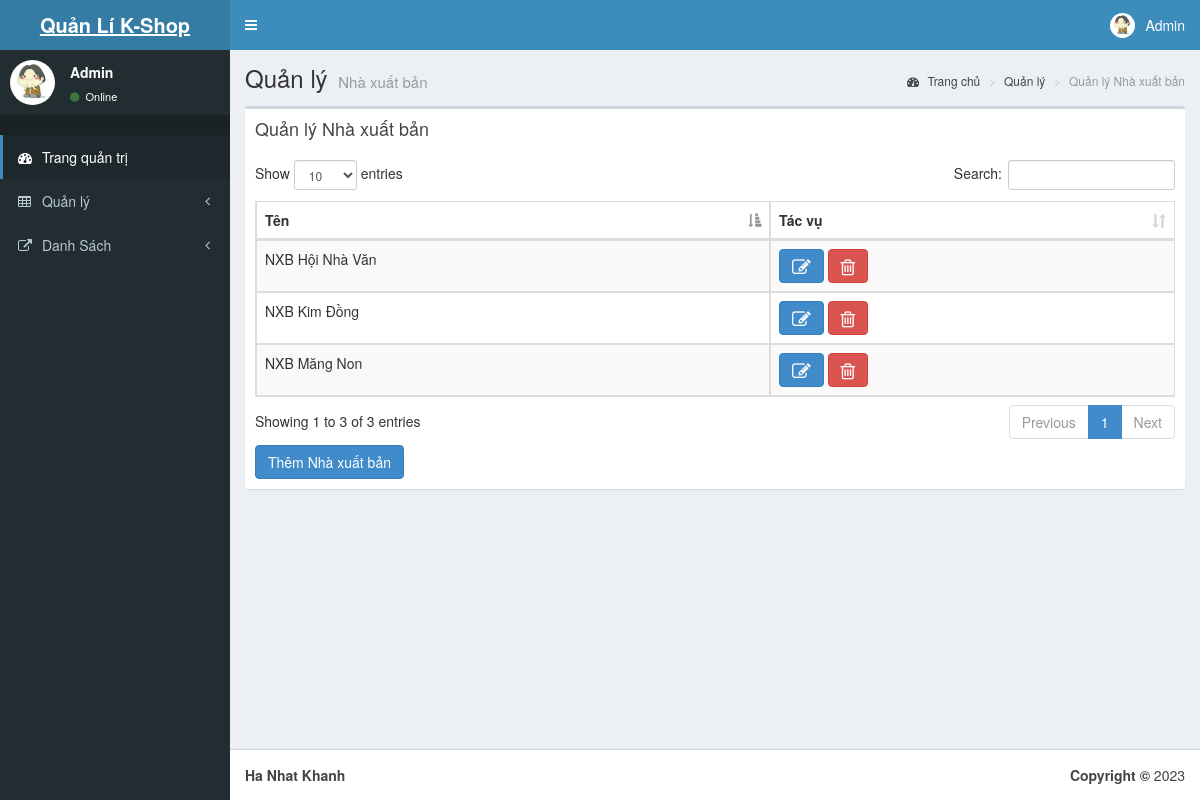
Page /Admin/dsnxb.php on the committed database.
### tables this page shows
CREATE TABLE IF NOT EXISTS `nhaxuatban` (
  `nxb_id` int(11) NOT NULL AUTO_INCREMENT,
  `nxb_name` varchar(255) NOT NULL,
  PRIMARY KEY (`nxb_id`)
);

### Admin/dsnxb.php (the view, shortened to what this page needs)
<?php
include "head.php";
include "header.php";
include "menu.php";
require "../connect/config.php";
?>
<body class="hold-transition skin-blue sidebar-mini">
    <div class="wrapper">
        <div class="content-wrapper">
            <section class="content-header">
                <h1>
                    Quản lý
                    <small>Nhà xuất bản</small>
                </h1>
                <ol class="breadcrumb">
                    <li><a href="index.php"><i class="fa fa-dashboard"></i> Trang chủ</a></li>
                    <li><a href="#">Quản lý</a></li>
                    <li class="active">Quản lý Nhà xuất bản</li>
                </ol>
            </section>
            <section class="content">
                <div class="row">
                    <div class="col-xs-12">
                        <div class="box">
                            <div class="box-header">
                                <h3 class="box-title">Quản lý Nhà xuất bản</h3>
                            </div>
                            <div class="box-body">
                                <table id="example1" class="table table-bordered table-striped">
                                    <thead>
                                        <tr>
                                            <th>Tên</th>
                                            <th>Tác vụ</th>
                                        </tr>
                                    </thead>
                                    <tbody>
                                        <?php
                                        $sql = "SELECT nxb_id,nxb_name from nhaxuatban ";
                                        $result = $conn->query($sql);
                                        if ($result->num_rows > 0) {
                                            while ($row = $result->fetch_assoc()) {
                                        ?>
                                                <tr>
                                                    <td><?php echo $row["nxb_name"] ?></td>
                                                    <td><a class="btn btn-primary" href="suanxb.php?nxb_id=<?php echo $row["nxb_id"]  ?>">
                                                            <i class="fa fa-edit fa-lg" <acronym title="Chỉnh sửa"></acronym></i></a>
                                                        <a class="btn btn-danger" onclick="return confirm('Bạn có thật sự muốn xóa không ?');" href="xoanxb.php?nxb_id=<?php echo $row["nxb_id"]  ?>"> <i class="fa fa-trash-o fa-lg" <acronym title="Xóa">
                                                                </acronym></i></a>
                                                    </td>
                                                </tr>
                                        <?php
                                            }
                                        }
                                        ?>
                                    </tbody>
                                </table>
                                <div style="text-align:left">
                                    <a class="btn btn-primary " href="themnxb.php">
                                        Thêm Nhà xuất bản</a>
                                </div>
                            </div>
                        </div>
                    </div>
                </div>
            </section>
        </div>
        <?php
        include "footer.php";
        ?>
    </div>
</body>
</html>

### rows in the picture
nhaxuatban: nxb_name "NXB Kim Đồng"
nhaxuatban: nxb_name "NXB Hội Nhà Văn"
nhaxuatban: nxb_name "NXB Măng Non"
